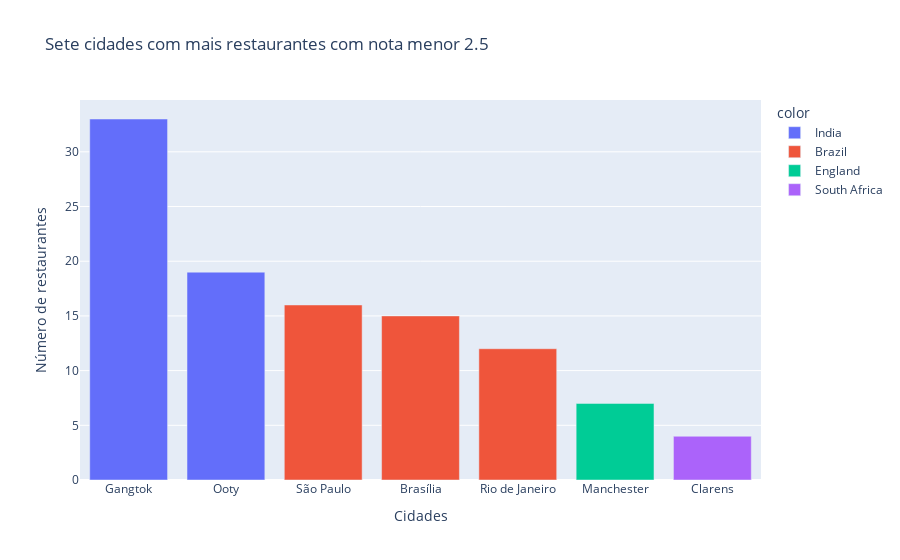

The code cell stored with this chart in its notebook:
### Markdown cell above
### Sete cidades com mais restaurantes com notas abaixo de 2.5

### Code cell
df_aux = (data[data['aggregate_rating'] < 2.5][['city', 'country', 'restaurant_name']]
.groupby(['city', 'country'])
.nunique()
.sort_values(by='restaurant_name', ascending=False)
.reset_index()).head(7)

fig = px.bar(x=df_aux.city, 
       y=df_aux.restaurant_name,
       color=df_aux.country,
       labels={'x':'Cidades', 'y':'Número de restaurantes'},
       title='Sete cidades com mais restaurantes com nota menor 2.5')

fig.show()

### Figure 1 — Plotly figure (JSON) as saved in the notebook; plotly's stock layout.template omitted (floating-point values rounded to 4 significant figures)
{"data": [{"alignmentgroup": "True", "hovertemplate": "color=India<br>Cidades=%{x}<br>Número de restaurantes=%{y}<extra></extra>", "legendgroup": "India", "marker": {"color": "#636efa", "pattern": {"shape": ""}}, "name": "India", "offsetgroup": "India", "orientation": "v", "showlegend": true, "textposition": "auto", "type": "bar", "x": ["Gangtok", "Ooty"], "xaxis": "x", "y": [33, 19], "yaxis": "y"}, {"alignmentgroup": "True", "hovertemplate": "color=Brazil<br>Cidades=%{x}<br>Número de restaurantes=%{y}<extra></extra>", "legendgroup": "Brazil", "marker": {"color": "#EF553B", "pattern": {"shape": ""}}, "name": "Brazil", "offsetgroup": "Brazil", "orientation": "v", "showlegend": true, "textposition": "auto", "type": "bar", "x": ["São Paulo", "Brasília", "Rio de Janeiro"], "xaxis": "x", "y": [16, 15, 12], "yaxis": "y"}, {"alignmentgroup": "True", "hovertemplate": "color=England<br>Cidades=%{x}<br>Número de restaurantes=%{y}<extra></extra>", "legendgroup": "England", "marker": {"color": "#00cc96", "pattern": {"shape": ""}}, "name": "England", "offsetgroup": "England", "orientation": "v", "showlegend": true, "textposition": "auto", "type": "bar", "x": ["Manchester"], "xaxis": "x", "y": [7], "yaxis": "y"}, {"alignmentgroup": "True", "hovertemplate": "color=South Africa<br>Cidades=%{x}<br>Número de restaurantes=%{y}<extra></extra>", "legendgroup": "South Africa", "marker": {"color": "#ab63fa", "pattern": {"shape": ""}}, "name": "South Africa", "offsetgroup": "South Africa", "orientation": "v", "showlegend": true, "textposition": "auto", "type": "bar", "x": ["Clarens"], "xaxis": "x", "y": [4], "yaxis": "y"}], "layout": {"barmode": "relative", "legend": {"title": {"text": "color"}, "tracegroupgap": 0}, "title": {"text": "Sete cidades com mais restaurantes com nota menor 2.5"}, "xaxis": {"anchor": "y", "domain": [0, 1], "title": {"text": "Cidades"}}, "yaxis": {"anchor": "x", "domain": [0, 1], "title": {"text": "Número de restaurantes"}}}}
